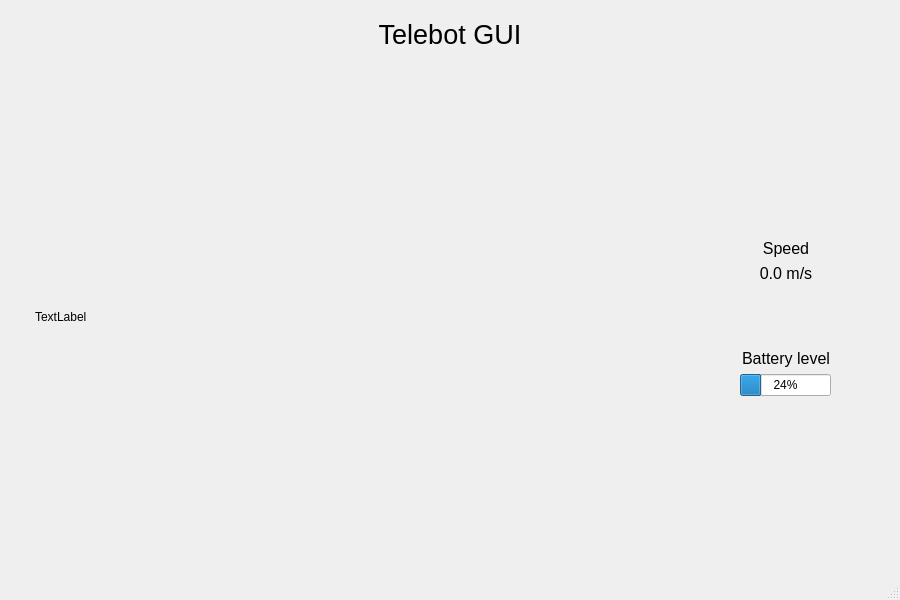
<?xml version="1.0" encoding="UTF-8"?>
<ui version="4.0">
 <class>MainWindow</class>
 <widget class="QMainWindow" name="MainWindow">
  <property name="geometry">
   <rect>
    <x>0</x>
    <y>0</y>
    <width>900</width>
    <height>600</height>
   </rect>
  </property>
  <property name="windowTitle">
   <string>MainWindow</string>
  </property>
  <widget class="QWidget" name="centralwidget">
   <layout class="QVBoxLayout" name="verticalLayout_2">
    <item>
     <widget class="QLabel" name="label_5">
      <property name="sizePolicy">
       <sizepolicy hsizetype="Preferred" vsizetype="Minimum">
        <horstretch>0</horstretch>
        <verstretch>0</verstretch>
       </sizepolicy>
      </property>
      <property name="minimumSize">
       <size>
        <width>0</width>
        <height>50</height>
       </size>
      </property>
      <property name="font">
       <font>
        <pointsize>20</pointsize>
       </font>
      </property>
      <property name="text">
       <string>Telebot GUI</string>
      </property>
      <property name="alignment">
       <set>Qt::AlignCenter</set>
      </property>
     </widget>
    </item>
    <item>
     <layout class="QHBoxLayout" name="horizontalLayout">
      <item>
       <spacer name="horizontalSpacer_5">
        <property name="orientation">
         <enum>Qt::Horizontal</enum>
        </property>
        <property name="sizeType">
         <enum>QSizePolicy::Preferred</enum>
        </property>
        <property name="sizeHint" stdset="0">
         <size>
          <width>40</width>
          <height>20</height>
         </size>
        </property>
       </spacer>
      </item>
      <item>
       <widget class="QLabel" name="label">
        <property name="sizePolicy">
         <sizepolicy hsizetype="MinimumExpanding" vsizetype="Minimum">
          <horstretch>0</horstretch>
          <verstretch>0</verstretch>
         </sizepolicy>
        </property>
        <property name="minimumSize">
         <size>
          <width>640</width>
          <height>480</height>
         </size>
        </property>
        <property name="maximumSize">
         <size>
          <width>1280</width>
          <height>720</height>
         </size>
        </property>
        <property name="text">
         <string>TextLabel</string>
        </property>
       </widget>
      </item>
      <item>
       <spacer name="horizontalSpacer_4">
        <property name="orientation">
         <enum>Qt::Horizontal</enum>
        </property>
        <property name="sizeType">
         <enum>QSizePolicy::Preferred</enum>
        </property>
        <property name="sizeHint" stdset="0">
         <size>
          <width>40</width>
          <height>20</height>
         </size>
        </property>
       </spacer>
      </item>
      <item>
       <layout class="QVBoxLayout" name="verticalLayout">
        <item>
         <spacer name="verticalSpacer_3">
          <property name="orientation">
           <enum>Qt::Vertical</enum>
          </property>
          <property name="sizeType">
           <enum>QSizePolicy::Expanding</enum>
          </property>
          <property name="sizeHint" stdset="0">
           <size>
            <width>10</width>
            <height>20</height>
           </size>
          </property>
         </spacer>
        </item>
        <item>
         <widget class="QLabel" name="label_2">
          <property name="font">
           <font>
            <pointsize>12</pointsize>
           </font>
          </property>
          <property name="text">
           <string>Speed</string>
          </property>
          <property name="alignment">
           <set>Qt::AlignCenter</set>
          </property>
         </widget>
        </item>
        <item>
         <widget class="QLabel" name="label_3">
          <property name="font">
           <font>
            <pointsize>12</pointsize>
           </font>
          </property>
          <property name="text">
           <string>0.0 m/s</string>
          </property>
          <property name="alignment">
           <set>Qt::AlignCenter</set>
          </property>
         </widget>
        </item>
        <item>
         <spacer name="verticalSpacer_2">
          <property name="orientation">
           <enum>Qt::Vertical</enum>
          </property>
          <property name="sizeType">
           <enum>QSizePolicy::Preferred</enum>
          </property>
          <property name="sizeHint" stdset="0">
           <size>
            <width>20</width>
            <height>60</height>
           </size>
          </property>
         </spacer>
        </item>
        <item>
         <widget class="QLabel" name="label_4">
          <property name="font">
           <font>
            <pointsize>12</pointsize>
           </font>
          </property>
          <property name="text">
           <string>Battery level</string>
          </property>
          <property name="alignment">
           <set>Qt::AlignCenter</set>
          </property>
         </widget>
        </item>
        <item>
         <layout class="QHBoxLayout" name="horizontalLayout_2">
          <item>
           <spacer name="horizontalSpacer">
            <property name="orientation">
             <enum>Qt::Horizontal</enum>
            </property>
            <property name="sizeType">
             <enum>QSizePolicy::Maximum</enum>
            </property>
            <property name="sizeHint" stdset="0">
             <size>
              <width>40</width>
              <height>20</height>
             </size>
            </property>
           </spacer>
          </item>
          <item>
           <widget class="QProgressBar" name="progressBar">
            <property name="sizePolicy">
             <sizepolicy hsizetype="Maximum" vsizetype="Fixed">
              <horstretch>0</horstretch>
              <verstretch>0</verstretch>
             </sizepolicy>
            </property>
            <property name="value">
             <number>24</number>
            </property>
           </widget>
          </item>
          <item>
           <spacer name="horizontalSpacer_2">
            <property name="orientation">
             <enum>Qt::Horizontal</enum>
            </property>
            <property name="sizeType">
             <enum>QSizePolicy::Maximum</enum>
            </property>
            <property name="sizeHint" stdset="0">
             <size>
              <width>40</width>
              <height>20</height>
             </size>
            </property>
           </spacer>
          </item>
         </layout>
        </item>
        <item>
         <spacer name="verticalSpacer">
          <property name="orientation">
           <enum>Qt::Vertical</enum>
          </property>
          <property name="sizeType">
           <enum>QSizePolicy::Expanding</enum>
          </property>
          <property name="sizeHint" stdset="0">
           <size>
            <width>10</width>
            <height>20</height>
           </size>
          </property>
         </spacer>
        </item>
       </layout>
      </item>
      <item>
       <spacer name="horizontalSpacer_3">
        <property name="orientation">
         <enum>Qt::Horizontal</enum>
        </property>
        <property name="sizeType">
         <enum>QSizePolicy::Preferred</enum>
        </property>
        <property name="sizeHint" stdset="0">
         <size>
          <width>40</width>
          <height>20</height>
         </size>
        </property>
       </spacer>
      </item>
     </layout>
    </item>
   </layout>
  </widget>
  <widget class="QStatusBar" name="statusbar"/>
 </widget>
 <resources/>
 <connections/>
</ui>
